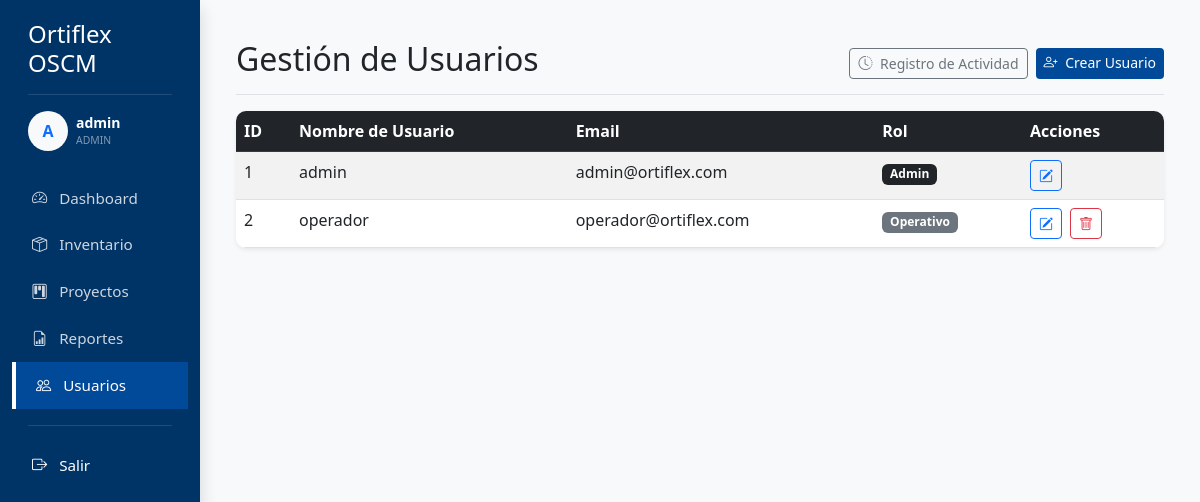
Screenshot of /users (signed in) with the database file from the repository.
### app/models.py (models this page shows)
class User(db.Model, UserMixin):
    id = db.Column(db.Integer, primary_key=True)
    username = db.Column(db.String(20), unique=True, nullable=False)
    email = db.Column(db.String(120), unique=True, nullable=False)
    password = db.Column(db.String(60), nullable=False)
    role = db.Column(db.String(20), nullable=False, default='Usuario') # Admin, Soporte, Operativo
    can_manage_inventory = db.Column(db.Boolean, default=True)
    can_manage_projects = db.Column(db.Boolean, default=True)
    can_view_reports = db.Column(db.Boolean, default=True)
    can_manage_users = db.Column(db.Boolean, default=False)
    activity = db.relationship('UserActivity', backref='user', lazy=True)

### app/routes/users.py (the view)
@users.route('/users')
@login_required
@admin_required
def list_users():
    all_users = User.query.all()
    return render_template('users/list.html', users=all_users)

### app/models.py (called while the page is built)
@login_manager.user_loader
def load_user(user_id):
    return User.query.get(int(user_id))

### app/routes/users.py (called while the page is built)
def admin_required(f):
    @wraps(f)
    def decorated_function(*args, **kwargs):
        if current_user.role != 'Admin':
            flash('Acceso denegado. Se requieren permisos de administrador.', 'danger')
            return redirect(url_for('main.dashboard'))
        return f(*args, **kwargs)
    return decorated_function

### app/templates/users/list.html
{% extends "base.html" %}
{% block content %}
<div class="d-flex justify-content-between flex-wrap flex-md-nowrap align-items-center pt-3 pb-2 mb-3 border-bottom">
    <h1 class="h2">Gestión de Usuarios</h1>
    <div class="btn-toolbar mb-2 mb-md-0 gap-2">
        <a href="{{ url_for('users.activity_log') }}" class="btn btn-sm btn-outline-secondary">
            <i class="bi bi-clock-history me-1"></i> Registro de Actividad
        </a>
        <a href="{{ url_for('users.add_user') }}" class="btn btn-sm btn-primary">
            <i class="bi bi-person-plus me-1"></i> Crear Usuario
        </a>
    </div>
</div>
<div class="card shadow-sm">
    <div class="card-body p-0">
        <div class="table-responsive">
            <table class="table table-striped table-hover mb-0">
                <thead class="table-dark">
                    <tr>
                        <th>ID</th>
                        <th>Nombre de Usuario</th>
                        <th>Email</th>
                        <th>Rol</th>
                        <th>Acciones</th>
                    </tr>
                </thead>
                <tbody>
                    {% for u in users %}
                    <tr>
                        <td>{{ u.id }}</td>
                        <td>{{ u.username }}</td>
                        <td>{{ u.email }}</td>
                        <td>
                            <span
                                class="badge {% if u.role == 'Admin' %}bg-dark{% elif u.role == 'Soporte' %}bg-info{% else %}bg-secondary{% endif %}">
                                {{ u.role }}
                            </span>
                        </td>
                        <td>
                            <div class="d-flex gap-2">
                                <a href="{{ url_for('users.edit_user', id=u.id) }}"
                                    class="btn btn-sm btn-outline-primary" title="Editar Permisos">
                                    <i class="bi bi-pencil-square"></i>
                                </a>
                                {% if u.username != 'admin' %}
                                <a href="{{ url_for('users.delete_user', id=u.id) }}"
                                    class="btn btn-sm btn-outline-danger"
                                    onclick="return confirm('¿Está seguro de eliminar este usuario?')">
                                    <i class="bi bi-trash"></i>
                                </a>
                                {% endif %}
                            </div>
                        </td>
                    </tr>
                    {% endfor %}
                </tbody>
            </table>
        </div>
    </div>
</div>
{% endblock %}

### app/templates/base.html (shortened to what this page needs)
<!DOCTYPE html>
<html lang="es">
<head>
    <link href="https://cdn.jsdelivr.net/npm/bootstrap@5.3.0/dist/css/bootstrap.min.css" rel="stylesheet">
    <link rel="stylesheet" href="https://cdn.jsdelivr.net/npm/bootstrap-icons@1.11.1/font/bootstrap-icons.css">
</head>
<body>
    <div class="container-fluid">
        <div class="row">
            {% if current_user.is_authenticated %}
            <div class="col-md-2 d-none d-md-block sidebar shadow">
                <div class="px-3 mb-4">
                    <h4 class="mb-0">Ortiflex OSCM</h4>
                    <hr class="text-white-50">
                    <div class="d-flex align-items-center mb-3">
                        <div class="bg-light text-primary rounded-circle d-flex align-items-center justify-content-center me-2"
                            style="width: 40px; height: 40px; font-weight: bold;">
                            {{ current_user.username[:1].upper() }}
                        </div>
                        <div class="overflow-hidden">
                            <div class="small fw-bold text-white text-truncate">{{ current_user.username }}</div>
                            <div class="extra-small text-white-50 text-uppercase" style="font-size: 0.65rem;">{{
                                current_user.role }}</div>
                        </div>
                    </div>
                </div>
                <a href="{{ url_for('main.dashboard') }}"
                    class="{% if request.endpoint == 'main.dashboard' %}active{% endif %}">
                    <i class="bi bi-speedometer2 me-2"></i> Dashboard
                </a>
                {% if current_user.can_manage_inventory %}
                <a href="{{ url_for('inventory.list_materials') }}"
                    class="{% if 'inventory' in request.endpoint %}active{% endif %}">
                    <i class="bi bi-box-seam me-2"></i> Inventario
                </a>
                {% endif %}
                {% if current_user.can_manage_projects %}
                <a href="{{ url_for('projects.list_projects') }}"
                    class="{% if 'projects' in request.endpoint %}active{% endif %}">
                    <i class="bi bi-kanban me-2"></i> Proyectos
                </a>
                {% endif %}
                {% if current_user.can_view_reports %}
                <a href="{{ url_for('reports.search') }}"
                    class="{% if 'reports' in request.endpoint %}active{% endif %}">
                    <i class="bi bi-file-earmark-bar-graph me-2"></i> Reportes
                </a>
                {% endif %}
                {% if current_user.can_manage_users %}
                <a href="{{ url_for('users.list_users') }}"
                    class="{% if 'users' in request.endpoint %}active{% endif %}">
                    <i class="bi bi-people me-2"></i> Usuarios
                </a>
                {% endif %}
                <div class="mt-auto mb-4">
                    <hr class="mx-3 text-white-50">
                    <a href="{{ url_for('auth.logout') }}" class="text-white">
                        <i class="bi bi-box-arrow-right me-2"></i> Salir
                    </a>
                </div>
            </div>
            {% endif %}
            <div class="col">
                <div class="mt-4 px-md-4">
                    {% block content %}{% endblock %}
                </div>
            </div>
        </div>
    </div>
</body>
</html>

### app/templates/base.html (style rules this page uses)
:root { --primary-blue: #004a99; --secondary-blue: #003366; --light-bg: #f8f9fa; }
body { background-color: var(--light-bg); font-family: 'Segoe UI', Tahoma, Geneva, Verdana, sans-serif; }
.sidebar { min-height: 100vh; background-color: var(--secondary-blue); color: white; padding-top: 20px; display: flex; flex-direction: column; position: sticky; top: 0; }
.sidebar a { color: rgba(255, 255, 255, 0.8); text-decoration: none; padding: 12px 20px; display: block; transition: all 0.3s; font-size: 0.95rem; }
.sidebar a.active { background-color: var(--primary-blue); color: white; border-left: 4px solid #fff; }
.table-responsive { border-radius: 10px; overflow: hidden; }
.card { border: none; border-radius: 10px; box-shadow: 0 4px 6px rgba(0, 0, 0, 0.1); }
.btn-primary { background-color: var(--primary-blue); border: none; }

### rows the page displays
User: username "A", username "admin", role "ADMIN", id "1", email "admin@ortiflex.com", role "Admin"
User: id "2", username "operador", email "operador@ortiflex.com", role "Operativo"
